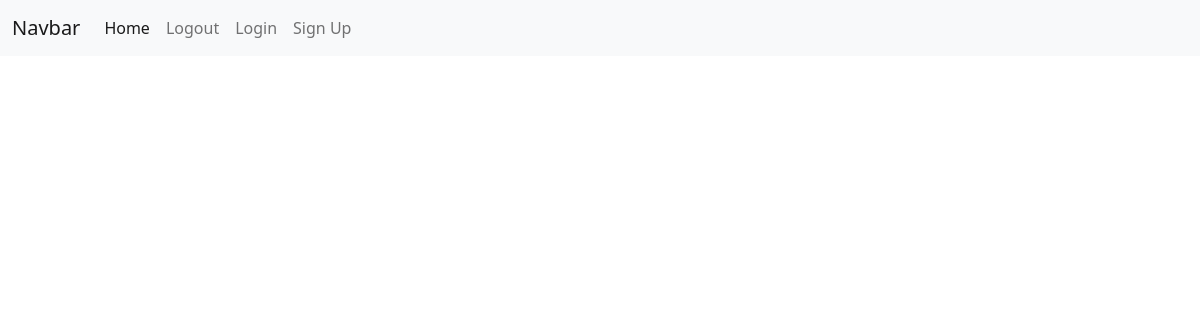
Before: /pitches (signed in) with the older database file.
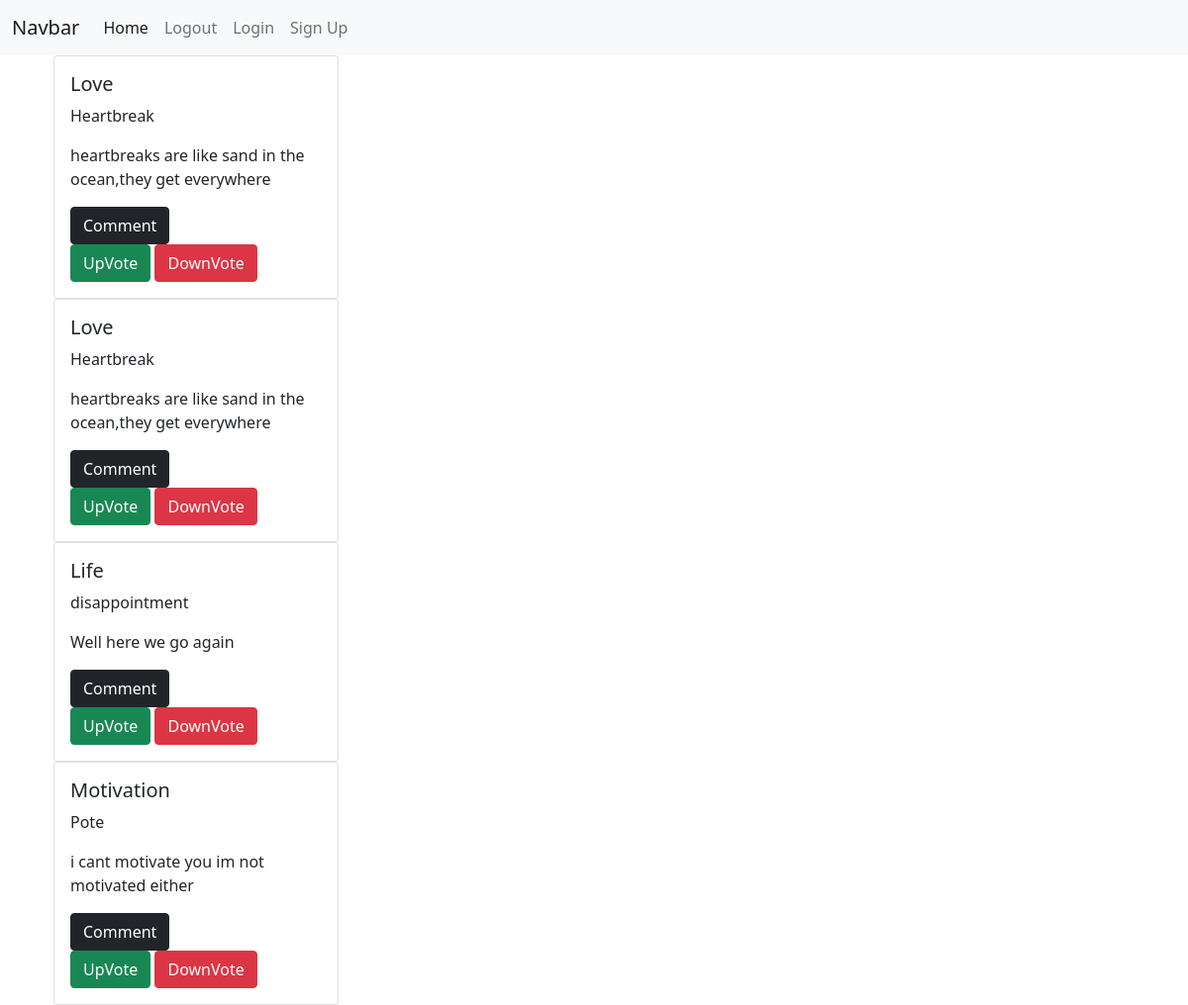
After: the same page with the newer database file.
### app/models.py (models this page shows, shortened)
class Pitch(db.Model):
    __table_name__ = 'pitches'
    id = db.Column(db.Integer, primary_key=True)
    title = db.Column(db.String(255), nullable=False)
    category = db.Column(db.String(255), nullable=False)
    content = db.Column(db.String(255), nullable=False)
    user_id = db.Column(db.Integer, db.ForeignKey('user.id'))
    comment = db.relationship('Comment', backref='pitch', lazy='dynamic')
    upvotes = db.relationship('UpVote', backref='pitch', lazy='dynamic')
    downvotes = db.relationship('DownVote', backref='pitch', lazy='dynamic')
    date = db.Column(db.DateTime(timezone=True), default=func.now())

### app/main/views.py (the view)
@main.route('/pitches')
@login_required
def pitches():
    pitches = Pitch.query.all()
    for pitch in pitches:
        print(pitch.content)
    return render_template('display_pitch.html', pitches=pitches)

### app/__init__.py (called while the page is built)
def create_app(config_name):  # a method to instantiate our App
    app = Flask(__name__)
    app.config['SECRET_KEY'] = 'SECRET'
    app.config['SQLALCHEMY_DATABASE_URI'] = f'sqlite:///{DB_NAME}'
    db.init_app(app)  # initialise our db
    mail.init_app(app) # initialize our mail
    login_manager = LoginManager()
    login_manager.login_view = 'auth.login'
    login_manager.init_app(app)
    bootstrap = Bootstrap(app)
    @login_manager.user_loader
    def load_user(user_id):
        return User.query.get(int(user_id))
    app.config.from_object(config_options[config_name])
    from .main import main as main_blueprint
    from .auth import auth as auth_blueprint
    app.register_blueprint(main_blueprint)
    app.register_blueprint(auth_blueprint, url_prefix='/')
    from .models import User, Pitch
    create_database(app)
    return app

### app/templates/display_pitch.html
{% extends 'base.html'%}
{% from 'display_pitch_macro.html' import display_pitches%}
{% block content %}
<div>{{ display_pitches(pitches) }}</div>
{% endblock %}

### app/templates/base.html (shortened to what this page needs)
<!DOCTYPE html>
<html lang="en">
<head>
    <link href="https://cdn.jsdelivr.net/npm/bootstrap@5.0.2/dist/css/bootstrap.min.css" rel="stylesheet">
    <link rel="stylesheet" href="https://maxcdn.bootstrapcdn.com/font-awesome/4.4.0/css/font-awesome.min.css">
    <link rel="stylesheet" href="../static/css/login.css">
    <link rel="stylesheet" href="../static/css/signup.css">
</head>
<body>
<nav class="navbar navbar-expand-lg navbar-light bg-light">
  <div class="container-fluid">
    <a class="navbar-brand" href="#">Navbar</a>
    <div class="collapse navbar-collapse" id="navbarNav">
      <ul class="navbar-nav">
          <li class="nav-item">
          <a class="nav-link active" aria-current="page" href="/">Home</a>
        </li>
          <li class="nav-item">
          <a class="nav-link" href="/logout">Logout</a>
        </li>
        <li class="nav-item">
          <a class="nav-link"  href="/login">Login</a>
        </li>
        <li class="nav-item">
          <a class="nav-link" href="/sign-up">Sign Up</a>
        </li>
      </ul>
    </div>
  </div>
</nav>
<div class="container">
     {% block content %}
     {% endblock %}
</div>
</body>
</html>

### app/templates/display_pitch_macro.html
{% extends 'base.html' %}
{% macro display_pitches(pitches) %}
<div class="container">
    <div class="row">
        <div class="col-md-4">
           {% if pitches %}
          {% for pitch in pitches %}
           <div class="card" style="width: 18rem;">
                <div class="card-body">
                    <h5 class="card-title">{{pitch.category}}</h5>
                    <p>{{pitch.title}}</p>
                    <p>{{pitch.content}}</p>
                    <div class="footer">
                        <div class="comments">
                            <a href="/comment/{{pitch.id}}"><button class="btn btn-dark">Comment</button></a>
                        </div>
                        <div class="votes">
                            <a href=""><button class="btn btn-success">UpVote</button></a>
                            <a href=""><button class="btn btn-danger">DownVote</button></a>
                        </div>
                    </div>
                </div>
           </div>
          {% endfor %}
         {% endif %}
        </div>
    </div>
</div>
{% endmacro %}

Changed rows visible on the page:
added Pitch: category "Love", title "Heartbreak", content "heartbreaks are like sand in the ocean,they get everywhere"
added Pitch: category "Love", title "Heartbreak", content "heartbreaks are like sand in the ocean,they get everywhere"
added Pitch: category "Life", title "disappointment", content "Well here we go again"
added Pitch: category "Motivation", title "Pote", content "i cant motivate you im not motivated either"
